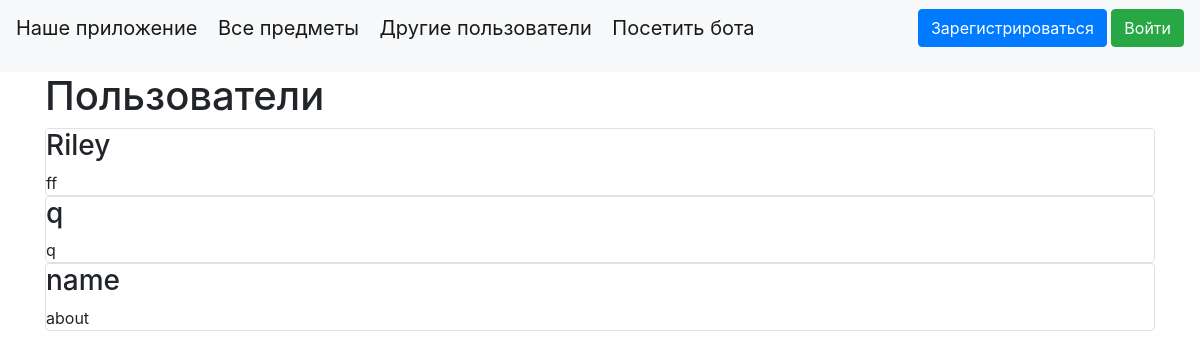
Page /other_users on the earlier database version.
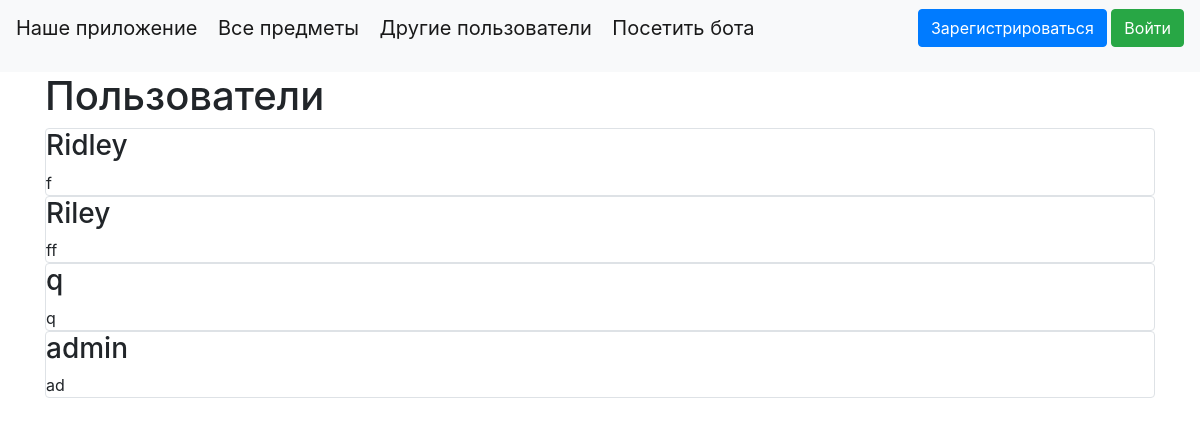
Same page on the later database version.
### data/users.py (models this page shows, shortened)
class User(SqlAlchemyBase, UserMixin, SerializerMixin):
    __tablename__ = 'users'
    id = sqlalchemy.Column(sqlalchemy.Integer,
                           primary_key=True, autoincrement=True)
    name = sqlalchemy.Column(sqlalchemy.String, nullable=True)
    about = sqlalchemy.Column(sqlalchemy.String, nullable=True)
    email = sqlalchemy.Column(sqlalchemy.String,
                              index=True, unique=True, nullable=True)
    hashed_password = sqlalchemy.Column(sqlalchemy.String, nullable=True)
    created_date = sqlalchemy.Column(sqlalchemy.DateTime,
                                     default=datetime.datetime.now)
    items = orm.relationship("Items", back_populates='user')

### main.py (the view)
@app.route("/other_users")
def other_users():
    db_sess = db_session.create_session()
    if current_user.is_authenticated:
        users = db_sess.query(User).filter((User != current_user))
    else:
        users = db_sess.query(User)
    return render_template("other_users.html", users=users)

### data/db_session.py (called while the page is built)
def create_session() -> Session:
    global __factory
    return __factory()

### templates/other_users.html (shortened to what this page needs)
{% extends "base.html" %}
{% block content %}
<h1>Пользователи</h1>
{% for user in users %}
{% if not current_user.is_authenticated %}
<div class="col-md6 border rounded">
        <h3>{{user.name}}</h3>
        <div>
            {{user.about}}
        </div>
</div>
{% endif %}
{% endfor %}
{% endblock %}

Differences in the rows shown:
removed User: name "name", about "about"
added User: name "Ridley", about "f"
added User: name "admin", about "ad"
